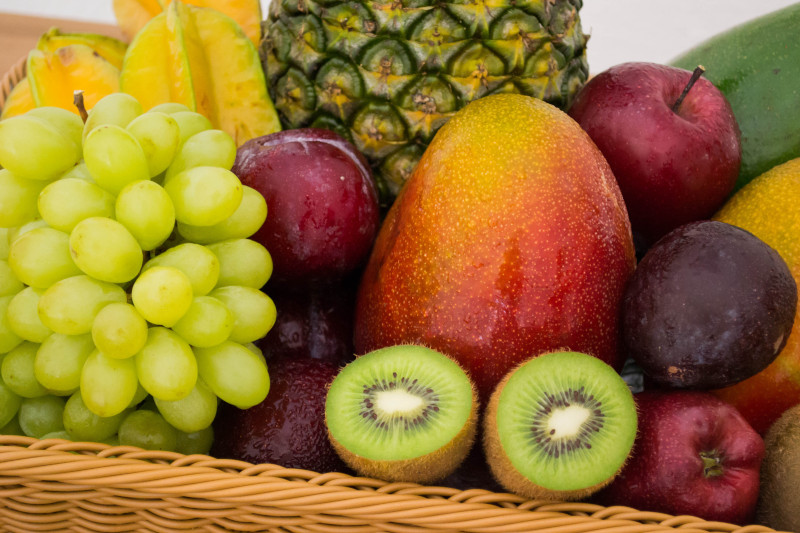
#> input picture 04-basic-image-processing/fruits.jpeg, 800 x 533 px
$ python flip_image.py
#> lines starting #> are read from the running program, lines starting #| are printed output that depends on the picture
import cv2

# Read an image
img = cv2.imread("fruits.jpeg")
#> img is the input picture: shape (533, 800, 3); mean B, G, R 48.4, 114.1, 150.7

# Flip the image horizontally
flipped_img = cv2.flip(img, 1)
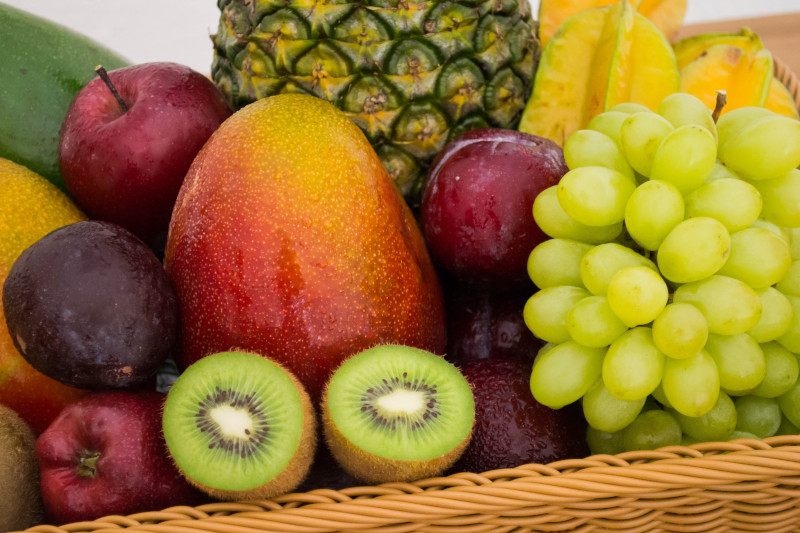
#> flipped_img: shape (533, 800, 3); mean B, G, R 48.4, 114.1, 150.7

# Display the flipped image
cv2.imshow("Original Image", img)
cv2.imshow("Flipped Image", flipped_img)

# Wait for a key press and then close the window
cv2.waitKey(0)
cv2.destroyAllWindows()
